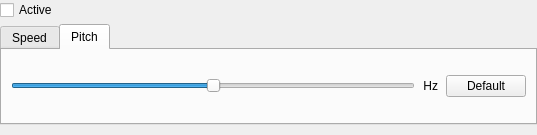
<?xml version="1.0" encoding="UTF-8"?>
<ui version="4.0">
 <class>GUI_Speed</class>
 <widget class="QWidget" name="GUI_Speed">
  <property name="geometry">
   <rect>
    <x>0</x>
    <y>0</y>
    <width>537</width>
    <height>135</height>
   </rect>
  </property>
  <layout class="QGridLayout" name="grid_layout">
   <property name="leftMargin">
    <number>0</number>
   </property>
   <property name="topMargin">
    <number>0</number>
   </property>
   <property name="rightMargin">
    <number>0</number>
   </property>
   <property name="bottomMargin">
    <number>10</number>
   </property>
   <property name="horizontalSpacing">
    <number>10</number>
   </property>
   <property name="verticalSpacing">
    <number>4</number>
   </property>
   <item row="4" column="0">
    <widget class="QTabWidget" name="tabWidget">
     <property name="sizePolicy">
      <sizepolicy hsizetype="Expanding" vsizetype="Preferred">
       <horstretch>0</horstretch>
       <verstretch>0</verstretch>
      </sizepolicy>
     </property>
     <property name="currentIndex">
      <number>1</number>
     </property>
     <widget class="QWidget" name="tab">
      <attribute name="title">
       <string>Speed</string>
      </attribute>
      <layout class="QGridLayout" name="gridLayout">
       <property name="horizontalSpacing">
        <number>8</number>
       </property>
       <property name="verticalSpacing">
        <number>3</number>
       </property>
       <item row="1" column="1">
        <widget class="QLabel" name="lab_speed">
         <property name="text">
          <string notr="true">1.0</string>
         </property>
         <property name="alignment">
          <set>Qt::AlignRight|Qt::AlignTrailing|Qt::AlignVCenter</set>
         </property>
        </widget>
       </item>
       <item row="1" column="2">
        <widget class="QPushButton" name="btn_revert_speed">
         <property name="text">
          <string notr="true">Default</string>
         </property>
        </widget>
       </item>
       <item row="1" column="0">
        <widget class="Gui::Slider" name="sli_speed">
         <property name="minimum">
          <number>50</number>
         </property>
         <property name="maximum">
          <number>150</number>
         </property>
         <property name="pageStep">
          <number>1</number>
         </property>
         <property name="value">
          <number>100</number>
         </property>
         <property name="sliderPosition">
          <number>100</number>
         </property>
         <property name="tracking">
          <bool>true</bool>
         </property>
         <property name="orientation">
          <enum>Qt::Horizontal</enum>
         </property>
        </widget>
       </item>
       <item row="0" column="0">
        <widget class="QCheckBox" name="cb_preserve_pitch">
         <property name="text">
          <string>Preserve pitch</string>
         </property>
        </widget>
       </item>
      </layout>
     </widget>
     <widget class="QWidget" name="tab_2">
      <attribute name="title">
       <string>Pitch</string>
      </attribute>
      <layout class="QGridLayout" name="gridLayout_2">
       <property name="horizontalSpacing">
        <number>8</number>
       </property>
       <item row="0" column="0">
        <widget class="Gui::Slider" name="sli_pitch">
         <property name="minimum">
          <number>4000</number>
         </property>
         <property name="maximum">
          <number>4800</number>
         </property>
         <property name="singleStep">
          <number>1</number>
         </property>
         <property name="pageStep">
          <number>10</number>
         </property>
         <property name="value">
          <number>4400</number>
         </property>
         <property name="tracking">
          <bool>true</bool>
         </property>
         <property name="orientation">
          <enum>Qt::Horizontal</enum>
         </property>
        </widget>
       </item>
       <item row="0" column="1">
        <widget class="QLabel" name="lab_pitch">
         <property name="text">
          <string notr="true">Hz</string>
         </property>
         <property name="alignment">
          <set>Qt::AlignRight|Qt::AlignTrailing|Qt::AlignVCenter</set>
         </property>
        </widget>
       </item>
       <item row="0" column="2">
        <widget class="QPushButton" name="btn_revert_pitch">
         <property name="text">
          <string notr="true">Default</string>
         </property>
        </widget>
       </item>
      </layout>
     </widget>
    </widget>
   </item>
   <item row="0" column="0">
    <widget class="QCheckBox" name="cb_active">
     <property name="text">
      <string notr="true">Active</string>
     </property>
    </widget>
   </item>
  </layout>
 </widget>
 <customwidgets>
  <customwidget>
   <class>Gui::Slider</class>
   <extends>QSlider</extends>
   <header>GUI/Utils/Widgets/Slider.h</header>
  </customwidget>
 </customwidgets>
 <resources/>
 <connections/>
</ui>
